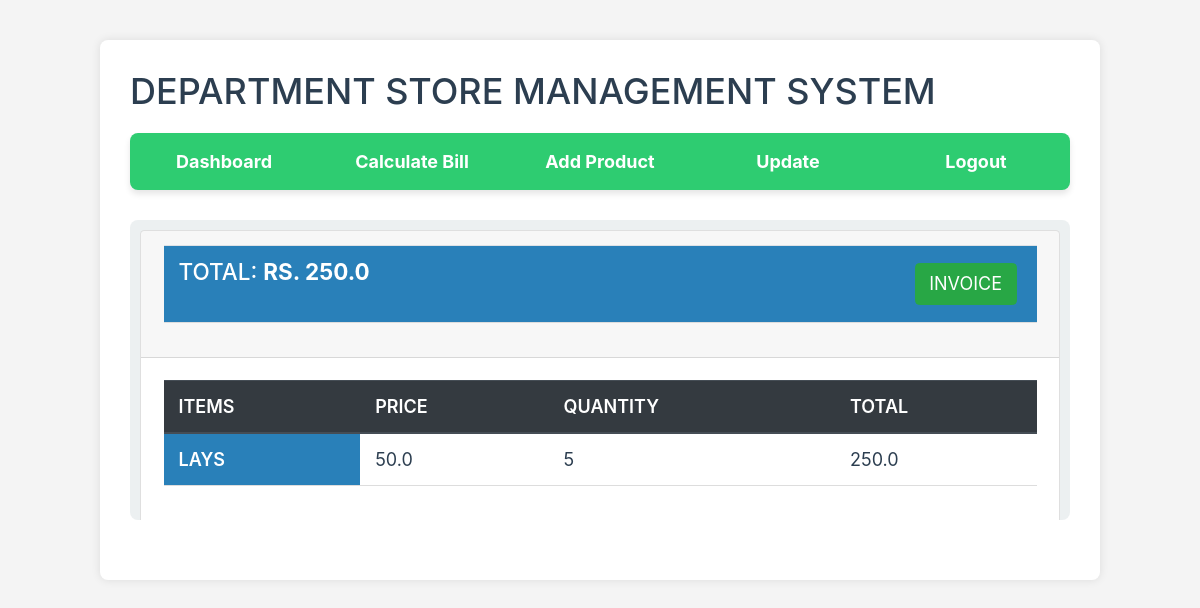
The app's page /final-bill/1 (signed in) with its own data.
### store/models.py (models this page shows, shortened)
class BillItems(models.Model):
    bill = models.ForeignKey(Bill, on_delete=models.SET_NULL, null=True)
    product = models.ForeignKey(Product, on_delete=models.SET_NULL, null=True)
    quantity = models.IntegerField(default=0, null=True, blank=True)
    def productInfo(self):
        info = {'name':self.product.product_name, 'price': self.product.product_sp}
        return info
    def total(self):
        return self.quantity*self.product.product_sp

class Product(models.Model):
    product_name = models.CharField(max_length=200)
    product_description = models.TextField()
    product_quantity = models.IntegerField()
    product_company = models.CharField(max_length=264)
    product_cp = models.FloatField()
    product_sp = models.FloatField()

### store/views.py (the view)
# urls.py: path('final-bill/<int:id>', views.final_bill, name="final-bill"),
@login_required(login_url="/account/login")
def final_bill(request, id):
    billItems = BillItems.objects.filter(bill=Bill.objects.get(id=id))
    grandTotal = 0
    for i in billItems:
        grandTotal += int(i.quantity)*float(i.product.product_sp)
    context = {'items': billItems, 'billId': id, 'g_total':grandTotal}
    return render(request, 'final-bill.html', context)

### templates/final-bill.html
{% extends 'base.html' %}
{% block content %}
<div class="content form-wrapper">
    <div class="card">
        <div class="card-header">
            <table class="table">
                <tr>
                    <th><h5>Total: <strong>Rs. {{g_total}}</strong></h5></th>
                    <th>
                        <a style="float:right; margin:5px;" href="/print-bill/{{billId}}" class="btn btn-success" target="_blank">Invoice</a>
                    </th>
                </tr>
            </table>
        </div>
        <div class="card-body">
            <table class="table">
                <thead class="thead-dark">
                  <tr>
                    <th scope="col">Items</th>
                    <th scope="col">Price</th>
                    <th scope="col">Quantity</th>
                    <th scope="col">Total</th>
                  </tr>
                </thead>
                <tbody>
                    {% for item in items%}
                  <tr>
                    <th scope="row">{{item.productInfo.name}}</th>
                    <td>{{item.productInfo.price}}</td>
                    <td>{{item.quantity}}</td>
                    <td>{{item.total}}</td>
                  </tr>
                  {% endfor %}
                </tbody>
              </table>
        </div>
    </div>
</div>
{% endblock %}

### static/css/index.css (style rules this page uses)
* { margin: 0; padding: 0; box-sizing: border-box; }
html { font-family: 'Lato', sans-serif; font-weight: 300; font-size: 18px; text-rendering: optimizeLegibility; overflow-x: hidden; }
body { background: #f4f4f4; background-repeat: no-repeat; background-attachment: fixed; background-position: center; }
.form-wrapper { padding: 10px; width: auto; height: 300px; overflow-y: scroll; margin-top: 20px; background-color: #ecf0f1; border-radius: 8px; }
.content { margin: 30px 0; color: #34495e; }
.table { width: 100%; border-collapse: collapse; margin-bottom: 20px; }
.table th, .table td { padding: 12px 15px; border-bottom: 1px solid #ddd; text-align: left; color: #2c3e50; }
.table th { background-color: #2980b9; color: #ffffff; text-transform: uppercase; font-weight: 600; }

### records on screen
BillItems: productInfo.name "LAYS", productInfo.price "50.0", quantity "5", total "250.0"

### other values on screen
{{ g_total }} "250.0"
